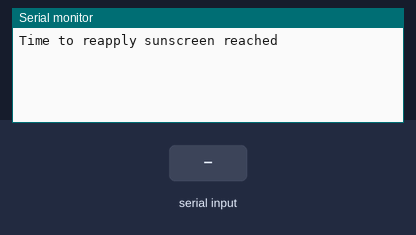
A sketch run on a simulated ESP32. Parts: the last lines printed to the serial monitor. The test bench sets the inputs (shaded band). The local clock reads 2024-03-15 10:24:30 at power-on unless the sketch sets it.

Above: at 1.6 s.
1.7 s: "0\n" received over Serial
At 3.9 s:
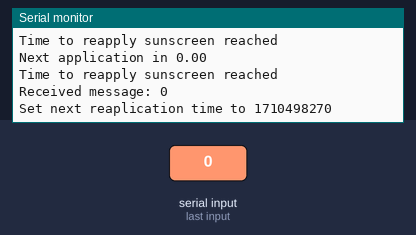
4.4 s: "1\n" received over Serial
At 5.8 s:
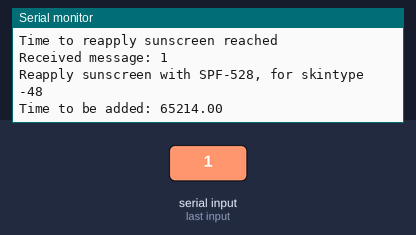
7.1 s: "2\n" received over Serial
At 9.0 s:
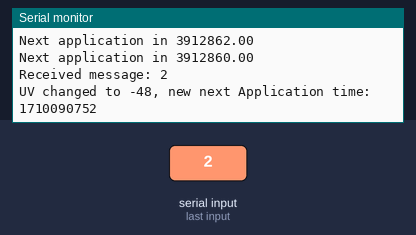
9.9 s: "90,45\n" received over Serial
At 11.9 s:
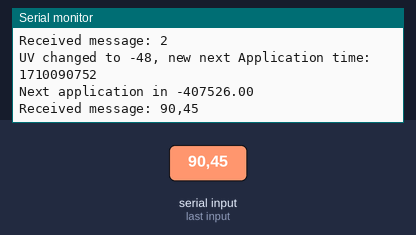
Timing chart, 0 to 13.4 s (numbered marks = the images above; inputs shaded):
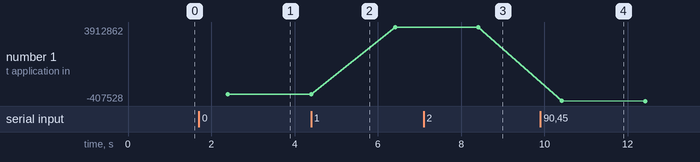

Measured:
- after the input at 1.7 s, the serial monitor: prints a new line after 0.70 s (image 1)
- after the input at 4.4 s, the serial monitor: prints a new line at once (image 2)
- after the input at 7.1 s, the serial monitor: prints a new line after 1.3 s (image 3)
- after the input at 9.9 s, the serial monitor: prints a new line after 0.52 s (image 4)
- plotted number 1: 0 → 3912862 after the input at 4.4 s, 3912862 → 3912860 after the input at 7.1 s, 3912860 → -407528 after the input at 9.9 s

The sketch:

CalculationOfReapplication4.ino
```cpp
// Little test program for calculation of reapplication when different spfs where applied and if the uv index changed

#include <stdio.h>
#include <time.h>

int uvValue = 0;
int skintype = 2;
int spf = 0;

time_t timeLastApplication;
time_t timeNextApplication;
float timeAllowedTotal = 0; // in seconds
float timeElapsedBeforeChange = 0;


// Declare later used functions
void sendFacingDirection();
int getUVdata();
void changeBuzzer(int buzzerNr, int status);
void readAppMessages();
void setTimeFromMessage();
void reapplySunscreenFromMessage();
void decreaseReaplication(int uvValue);

void readMessages();

void setup() {
  // Setup compass connection
  Serial.begin(115200);
  delay(200);

  // Set example values
  uvValue = 5;
  skintype = 2;
  spf = 0;


  timeNextApplication = time(NULL);
  delay(200);
  timeLastApplication = time(NULL);
  // updateAllowedTime();
}

// the loop function runs over and over again forever
void loop() {
  time_t now = time(NULL);

  if (now >= timeNextApplication && uvValue > 0) {
    Serial.println("Time to reapply sunscreen reached");
  }

  if (Serial.available()) readMessages();
  delay(2000);
  Serial.print("Next application in ");
  Serial.println(difftime(timeNextApplication, now));
}


/* Messages:
  0 -> set time
    XXX -> time
  1 -> Reapplied sunscreen
    XX -> 2 digit SPF (e.g. 10 -> SPF 10; 25 -> SPF 25)
      X -> 1 Digit skin type of 1-6
  2 -> set uv index
    X -> uv index
*/
String message;
char c;

// Read & decode messages send by phone
void readMessages() {
  message = "";

  while (Serial.available()) {
    c = Serial.read();

    if (c == '\n' || c == '\0') {
      break;
    }

    message += c;
  }

  Serial.print("Received message: ");
  Serial.println(message);

  // Turn on buzzer(s) from message
  if (message[0] == '0') {
    setTimeFromMessage(); // Simply for testing purposes

  } else if (message[0] == '1') {
    reapplySunscreenFromMessage();
  } else if (message[0] == '2') {
    setUVvalueFromMessage(); // Simply for testing purposes
  }
}


void setTimeFromMessage() {
  int time = (((int)message[1]) - 48) * 100;
  time += (((int)message[2]) - 48) * 10;
  time += (((int)message[3]) - 48);

  // timeNextApplication = time(NULL);

  // nextReapplication = time;
  Serial.print("Set next reaplication time to ");
  Serial.println(timeNextApplication);
}

// Reapply Sunscreen from the message
void reapplySunscreenFromMessage() {
  int spf = (((int)message[1]) - 48) * 10;
  spf += ((int)message[2]) - 48;
  skintype = ((int)message[3]) - 48;


  Serial.print("Reapply sunscreen with SPF");
  Serial.print(spf);
  Serial.print(", for skintype ");
  Serial.println(skintype);

  float timeToAdd = timeToNextReapplicationForUVAndSkintype();
  Serial.print("Time to be added: ");
  Serial.println(timeToAdd);

  // TODO: Increase the next time for reapplying
  updateAllowedTime();
}

void setUVvalueFromMessage() {
  int newUV = ((int)message[1]) - 48;

  time_t now = time(NULL);

  // UV unchanged
  if (newUV == uvValue) return;
  uvValue = newUV;
  if (uvValue == 0) return;

  if (timeAllowedTotal == 0) {
    updateAllowedTime(); // berechne initialen Wert
  }

  // Calculate what fraction of the time since last application has elapsed
  float elapsed = difftime(now, timeLastApplication);
  float fractionElapsed = elapsed / timeAllowedTotal;
  if (fractionElapsed > 1) fractionElapsed = 1;

  // Berechne verbleibende Fraktion bei neuem UV
  float oldAllowed = timeAllowedTotal;

  // Recalculate with new uv
  updateAllowedTime();

  // Recalculate with fraction
  timeNextApplication = now + (1 - fractionElapsed) * timeAllowedTotal;

  Serial.print("UV changed to ");
  Serial.print(uvValue);
  Serial.print(", new next Application time: ");
  Serial.println(timeNextApplication);
}


// Time (in mins) to burn without sunscreen for uv index 10:
// 1 -> 10; 2 -> 10-20 (~=15); 3 -> 20; 4 -> 30; 5 -> 60; 6 -> 90
int timesToBurnWithoutSunscreenForUV10[6] = {10, 15, 20, 30, 60, 90};

// Calculate time for different uvIndexes and skintypes (Time is proportional to uv index)
float timeToNextReapplicationForUVAndSkintype() {
  if (uvValue == 0) return 0;

  return timesToBurnWithoutSunscreenForUV10[skintype - 1] * 10 / (float)uvValue;
}


// Recalculate time based on uv, skintype and spf
void updateAllowedTime() {
  // Get time that skintype would be allowed in sun without SPF
  float baseTime = timeToNextReapplicationForUVAndSkintype() * 60;
  float spfFactor = (spf > 0) ? spf : 1;

  // Extra Time allowed in sun with SPF
  timeAllowedTotal = baseTime * spfFactor;

  // Recalculate time of next application
  timeNextApplication = timeLastApplication + timeAllowedTotal;
}
```
